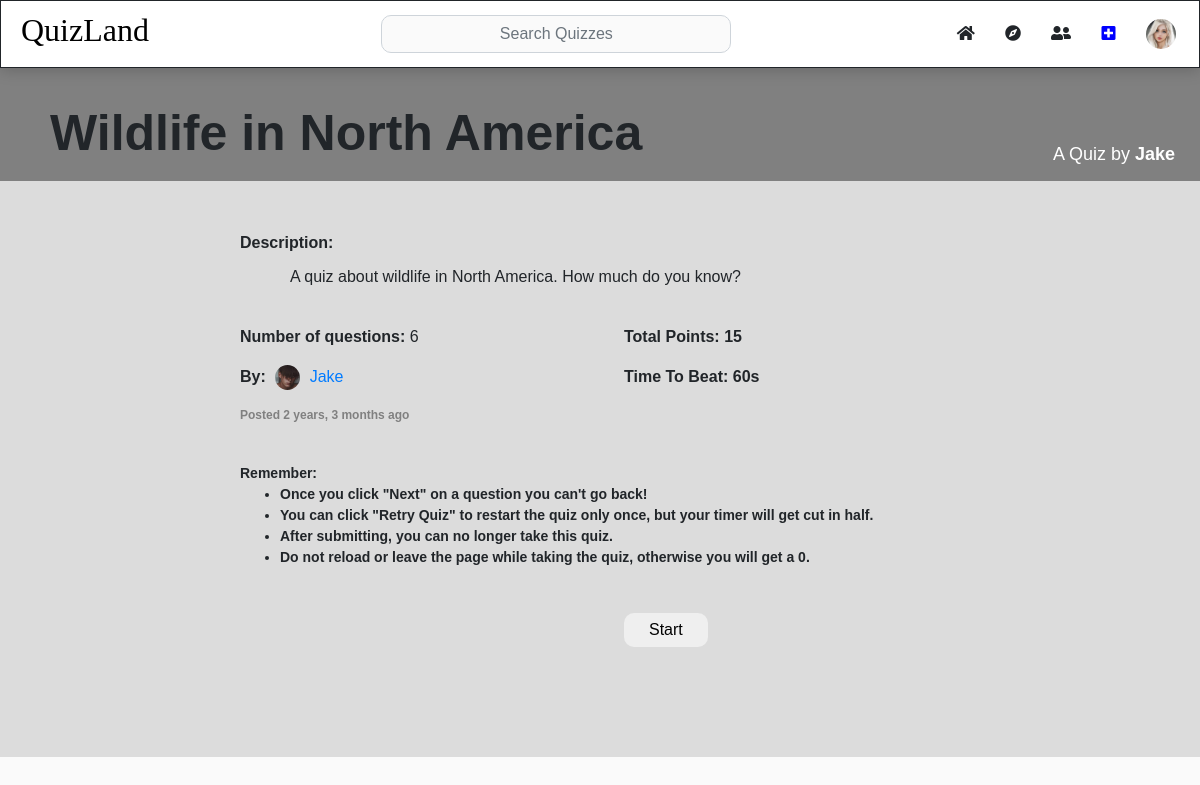
Page /quiz/Wildlife in North America (signed in) on the committed database.
### quiz/models.py (models this page shows, shortened)
class User(AbstractUser):
    ppic = models.ImageField(upload_to='gallery', default="gallery/default.jpg", blank=True)

class quiz(models.Model):
    owner = models.ForeignKey(User, on_delete=models.CASCADE, related_name="quizzes")
    name = models.CharField(max_length=100)
    description = models.TextField(blank=True)
    totalpoints = models.IntegerField(default=0)
    n_ofquestions = models.IntegerField(default=0)
    date = models.DateTimeField(default=timezone.now)
    totaltime = models.IntegerField(default=0)
    def get_date(self):
        return humanize.naturaltime(self.date)

### quiz/views.py (the view)
# urls.py: path("quiz/<str:quizname>", views.quizpage, name="quiz"),
def quizpage(request, quizname):
    thisquiz = quiz.objects.get(name=quizname)
    if request.user.is_authenticated:
        thisuser = User.objects.get(username=request.user.username)
        userinfo = profile.objects.get(owner=thisuser)
    else:
        thisuser = User.objects.none()
        userinfo = profile.objects.none()
    if request.method == "POST":
        total = request.POST['total']
        questionsofquiz = question.objects.filter(quiz=thisquiz)
        qchoices = choices.objects.none()
        taken = quizzestaken.objects.get(quiztaken=thisquiz, takenby=request.user)
        taken.pointseanred = total
        taken.save()
        userinfo.points += int(total)
        userinfo.save()
        avg = int(thisquiz.totalpoints)/2
        serialq = questionresserial(questionsofquiz, many=True)
        return JsonResponse(serialq.data, safe=False)
    else:
        if request.user.is_authenticated:
            takenquiz = quizzestaken.objects.filter(quiztaken=thisquiz, takenby=thisuser).count()
            if takenquiz == 0:
                taken = False
                result = 0
            else:
                taken = True
                result = quizzestaken.objects.get(quiztaken=thisquiz, takenby=thisuser).pointseanred
        else:
            taken = False
            result = 0
        return render (request, "quizpage.html", {
            "thisuserinfo": userinfo,
            "thisuser": thisuser,
            "quiz": thisquiz,
            "taken": taken,
            "result": result
        })

### quiz/templates/quizpage.html (shortened to what this page needs)
{% extends "layout.html" %}
{% block body %}
<div class="quiznamecont">
    <b class="qnamepage">{{ quiz.name }}</b>
    <span class="qownerpage">A Quiz by <b>{{ quiz.owner.username }} </b></span>
</div>
<div class="quizdets">
    <div class="contain">
    <div class="startpage">
        <b>Description:</b><br>
        <p class="descquiz">{{quiz.description}}</p>
        <div class="middiv">
            <div class="firstcol">
                <p class="quiznumber"><b>Number of questions: </b>{{quiz.n_ofquestions}}</p>
                <p class="quizby"><b>By: </b><a href="/profile/{{quiz.owner.username}}"><img class="quizpic" src="{{ quiz.owner.ppic.url }}"> {{quiz.owner.username}}</a></p>
                <p class="quizdate"><b>Posted {{quiz.get_date}}</p>
            </div>
            <div class="seccolquiz">
                <p class="quizpoints"><b>Total Points: </b>{{quiz.totalpoints}}</p>
                {% if quiz.totaltime > 0 %}
                    <p class="quizpoints"><b>Time To Beat:  </b> {{quiz.totaltime}}s</p>
                {% endif %}
            </div>
        </div><br><br>
        <div class="info">
        Remember: <ul>
        <li> Once you click "Next" on a question you can't go back!</li>
        <li> You can click "Retry Quiz" to restart the quiz only once, but your timer will get cut in half.</li>
        <li> After submitting, you can no longer take this quiz.</li>
        <li> Do not reload or leave the page while taking the quiz, otherwise you will get a 0.</li>
    </ul>
    </div>
    {% if user.is_authenticated %}
        {% if user != quiz.owner %}
            {% if not taken %}
            <div class="startdiv">
                <button class="startbtn" onclick="startquiz('{{quiz.name}}')">Start</button>
            </div>
            {% else %}
            <div class="startdiv colorchg">
                You have already taken this quiz<br>
                <div class="res">{{result}}/{{quiz.totalpoints}}</div>
            </div>
            {% endif %}
        {% else %}
            <p>You can't take your own quiz!</p>
        {% endif %}
    {% else %}
        <p>Login or Sign Up to take this quiz!</p>
    {% endif %}
    </div>
<form method = "POST" class = "quizform" id="quizform" enctype="multipart/form-data">
    <div class="buttons" style="padding-bottom: 30px;">
    </div>
    <div class="stepblock" style="text-align:center;padding-top:40px; padding-bottom: 20px;">
    </div>
</form>
</div>
</div>
{% endblock body %}

### quiz/templates/layout.html (shortened to what this page needs)
{% load static %}
<!DOCTYPE html>
<html lang="en">
    <head>
        <link rel="stylesheet" href="{% static 'homestyle.css' %}">
        <link rel="stylesheet" href="{% static 'profile.css' %}">
        <link rel="stylesheet" href="{% static 'transitions.css' %}">
        <link rel="stylesheet" href="https://stackpath.bootstrapcdn.com/bootstrap/4.3.1/css/bootstrap.min.css">
        <link rel="stylesheet" href="https://use.fontawesome.com/releases/v5.13.0/css/all.css">
    </head>
    <body>
        <div class="header" id="quizheader">
            <h2 id="quizzy"><a class = "ref" href="{% url 'home' %}">QuizLand</a></h2>
            <div class="searchdrop">
            <input autocomplete="off" class = "form-control searchbar" type="text" name = "search" id="txtSearch" onkeyup="makeAjaxRequest()"  placeholder="Search Quizzes"/>
            </div>
            <div class="headbuttons">
                <button class="btn" onclick="location.href = '/'"><i class="fa fa-home"></i></button>
                <button class="btn" onclick="location.href = `{% url 'explore' %}`"><i class="fas fa-compass"></i></button>
                {% if user.is_authenticated %}
                <button class="btn" onclick="location.href = `{% url 'followed' %}`"><i class="fas fa-user-friends"></i></button>
                <button class="btn" onclick="location.href = `{% url 'create' %}`"><i class="fas fa-plus-square"></i></button>
                <div class = "accdrop">
                    <button class="btn menubtn" id="profbutton" onclick="showprof()"><img id = "ppic" src="{{ thisuser.ppic.url }}" style="pointer-events: none;"/></button>
                </div>
                {% else %}
                <a href="{% url 'login' %}"><button class="btn">Login</button></a>
                <a href="{% url 'register' %}"><button class="btn">Register</button></a>
                {% endif %}
            </div>
        </div>
        <div id="content">
            {% block body %}
            {% endblock %}
        </div>
    </body>
</html>

### quiz/static/homestyle.css (style rules this page uses)
body, html { font-family: 'Gill Sans', 'Gill Sans MT', Calibri, 'Trebuchet MS', sans-serif !important; height: 100%; }
.header { position: fixed; top: 0; left: 0; right: 0; z-index: 2; display:flex; flex-direction: row; justify-content: center; align-items: center; padding: 10px; width: 100%; border-style: solid; border-width: 0.5px; background-color: white; box-shadow: 0px 2px 15px 0px rgba(0,0,0,0.2); }
.ref { text-decoration: none; color:black; }
#quizzy { font-family:cursive; padding-right: 20px; padding-left: 10px; margin-right: auto; float: left; text-align: left; }
.headbuttons { float: right; }
#content { background-color:#fafafa; min-height: 100%; width: 100%; margin: 0 auto; text-align: center; }
#ppic { width:30px; height: 30px; border-radius: 30px; }
.accdrop { position: relative; display: inline-block; }
.searchdrop { position: relative; display: inline-block; margin-right: auto; }
#txtSearch { margin-right: auto; min-width:350px; text-align: left; background-color: #fafafa; border-radius: 10px; }
.fa-plus-square { color:blue }
.firstcol { float: left; }
.quizpic { height: 25px; width: 25px; border-radius: 25px; margin-right: 5px; margin-left: 5px; }
.quizdate { color: gray; font-size: 12px; }
.buttons { margin-top: 20px; margin-right: 200px; background-color: gainsboro; width: 100%; }
.stepblock { background-color: gainsboro; }
.quiznamecont { padding-top: 8%; text-align: left; padding-left: 50px; font-size: 50px; background-color: gray; padding-bottom: 10px; overflow: hidden; }
.quizdets { background-color:gainsboro; text-align: left; padding-left: 0px; padding-top: 50px; }
.descquiz { padding-top: 10px; padding-left: 50px; padding-bottom: 20px; }
.seccolquiz { margin-top: 10px; margin-left: 40%; }
.startdiv { padding-top: 29px; margin-left: 40%; }
.startbtn, .startbtn:focus { border-style: none; border-radius: 10px; padding: 5px; padding-left: 25px; padding-right: 25px; outline: none; }
.startpage { padding-left: 20%; }
.qnamepage { float: left; }
.qownerpage { float: right; font-size: 18px; color: white; margin-right: 25px; padding-top: 45px; }
.contain { height: 100%; }
.info { font-size: 14px; }
a { text-decoration: none !important; color: darkblue; }

### quiz/static/profile.css (style rules this page uses)
.info { margin-top: 10px; }
img { object-fit: cover; }

### rows in the picture
User: ppic (picture)
quiz: name "Wildlife in North America", owner.username "Jake", description "A quiz about wildlife in North America. How much do you know?", n_ofquestions "6", owner.ppic (picture), get_date "2 years, 3 months ago", totalpoints "15", totaltime "60"
